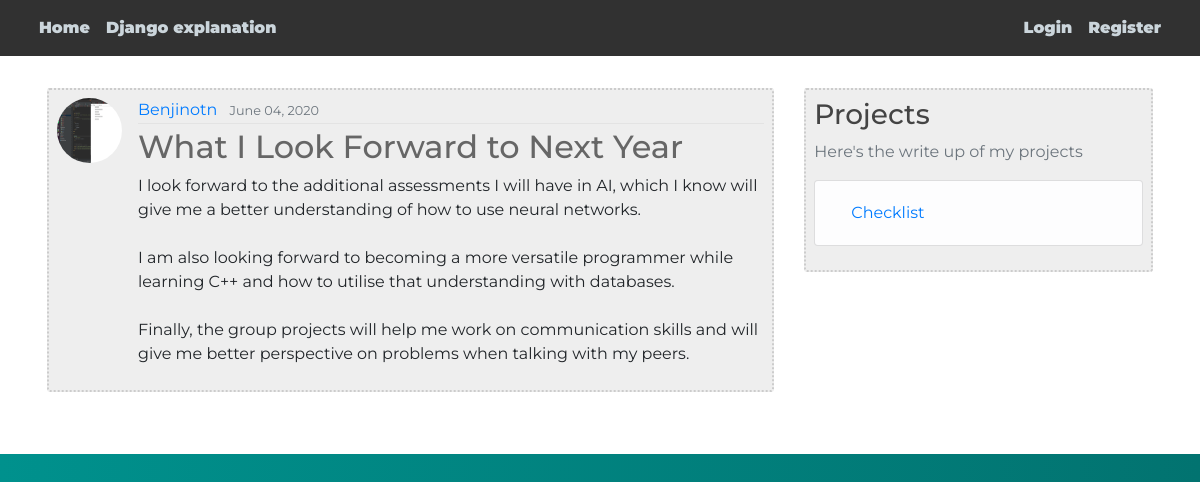
The page /post/10/ on the database its author committed.
### blog/models.py (models this page shows, shortened)
class Post(models.Model):
    title = models.CharField(max_length=100)
    content = models.TextField()
    date = models.DateTimeField(default=timezone.now)
    author = models.ForeignKey(User, on_delete=models.CASCADE)

### users/models.py (models this page shows, shortened)
class Profile(models.Model):
    user = models.OneToOneField(User, on_delete=models.CASCADE)
    image = models.ImageField(default='default.jpg', upload_to='profile_pics')

### blog/views.py (the view)
# urls.py: path('post/<int:pk>/', PostDetailView.as_view(), name='post-detail'),
class PostDetailView(DetailView):
    model = Post

### blog/templates/blog/post_detail.html (shortened to what this page needs)
{% extends "blog/base.html" %}
{% block content%}
    <article class="media content-section">
        <img class="rounded-circle article-img" src="{{ object.author.profile.image.url }}"/>
          <div class="media-body">
            <div class="article-metadata">
              <a class="mr-2" href="#">{{ object.author }}</a>
              <small class="text-muted">{{ object.date|date:"F d, Y"}}</small>
            </div>
            <h2 class="article-title"> {{ object.title }}</h2>
            <p class="article-content">{{ object.content }}</p>
          </div>
        </article>
{% endblock content %}

### blog/static/blog/main.css (style rules this page uses)
body { background: linear-gradient(to left, #027370,#00918d ); margin-top: 56px; font-family: 'Montserrat', sans-serif; padding-bottom: 1rem; }
h1, h2, h3, h4, h5, h6 { color: #444444; }
.content-section { background: #eeeeee; padding: 8px 8px; border: 2px dotted #cccccc; border-radius: 3px; margin-bottom: 30px; }
.article-title { color: #666666; font-weight: 1200; }
.article-content { white-space: pre-line; }
.article-img { height: 65px; width: 65px; margin-right: 16px; }
.article-metadata { padding-bottom: 1px; margin-bottom: 4px; border-bottom: 1px solid #e3e3e3 }

### rows shown on the page
Post: author.profile.image (picture), author "Benjinotn", date "June 04, 2020", title "What I Look Forward to Next Year", content "I look forward to the additional assessments I will have in AI, which I know will give me a better understanding of how to use neural networks. I am also looking forward to becoming a more versatile programmer while learning C++ and how to utilise that understanding with databases. Finally, the group projects will help me work on communication skills and will give me better perspective on problems when talking with my peers."
